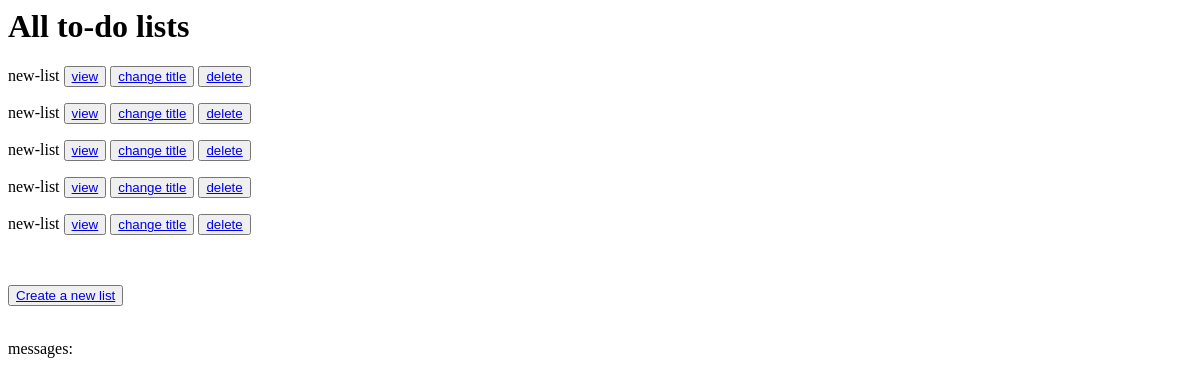
Page /v2/to-do-list/show-all/ (signed in) on the earlier database version.
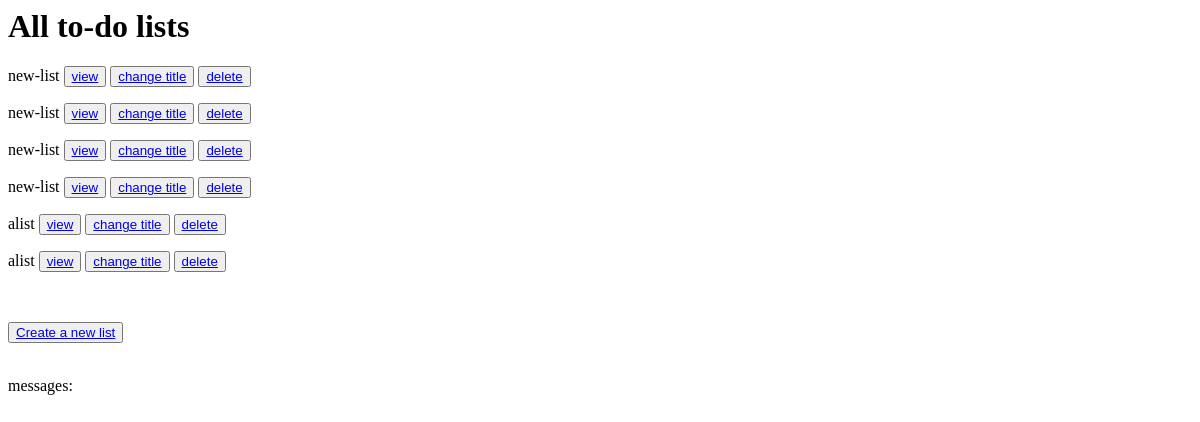
Same page on the later database version.
### ToDoListApp/models/to_do_list.py (models this page shows, shortened)
class ToDoList(models.Model):
    title = models.CharField(max_length=100, default="new-list", null=False,
                             verbose_name='عنوان', validators=[validate_title])
    owner = models.ForeignKey(User, on_delete=models.CASCADE,
                              related_name="to_do_lists", null=True, verbose_name='صاحب')

### ToDoListApp/version2/views/show_lists_view2.py (the view)
# urls.py: path("to-do-list/show-all/", ShowLists.as_view(), name="v2-show-lists"),
class ShowLists(LoginRequiredMixin, View):
    def get(self, request):
        user = request.user
        to_do_lists = user.to_do_lists.all()
        return render(request, "v2/v2_show_all_lists_template.html",
                      {"to_do_lists": to_do_lists})

### ToDoListApp/templates/v2/v2_show_all_lists_template.html (shortened to what this page needs)
<h1>All to-do lists</h1>
<form method="post">
    {% for to_do_list in to_do_lists %}
        <p>{{ to_do_list.title }}
            <button><a href="{% url 'v2-get-list' list_id=to_do_list.id %}">view</a></button>
            <button><a href="{% url 'v2-edit-list' list_id=to_do_list.id %}">change title</a></button>
            <button><a href="{% url 'v2-delete-list' list_id=to_do_list.id %}">delete</a></button>
        </p>
    {% endfor %}
    <br>
    <p>
        <button><a href="{% url 'v2-create-list' %}">Create a new list</a></button>
    </p>
</form>
messages:

Differences in the rows shown:
removed ToDoList: title "new-list"
added ToDoList: title "alist"
added ToDoList: title "alist"
